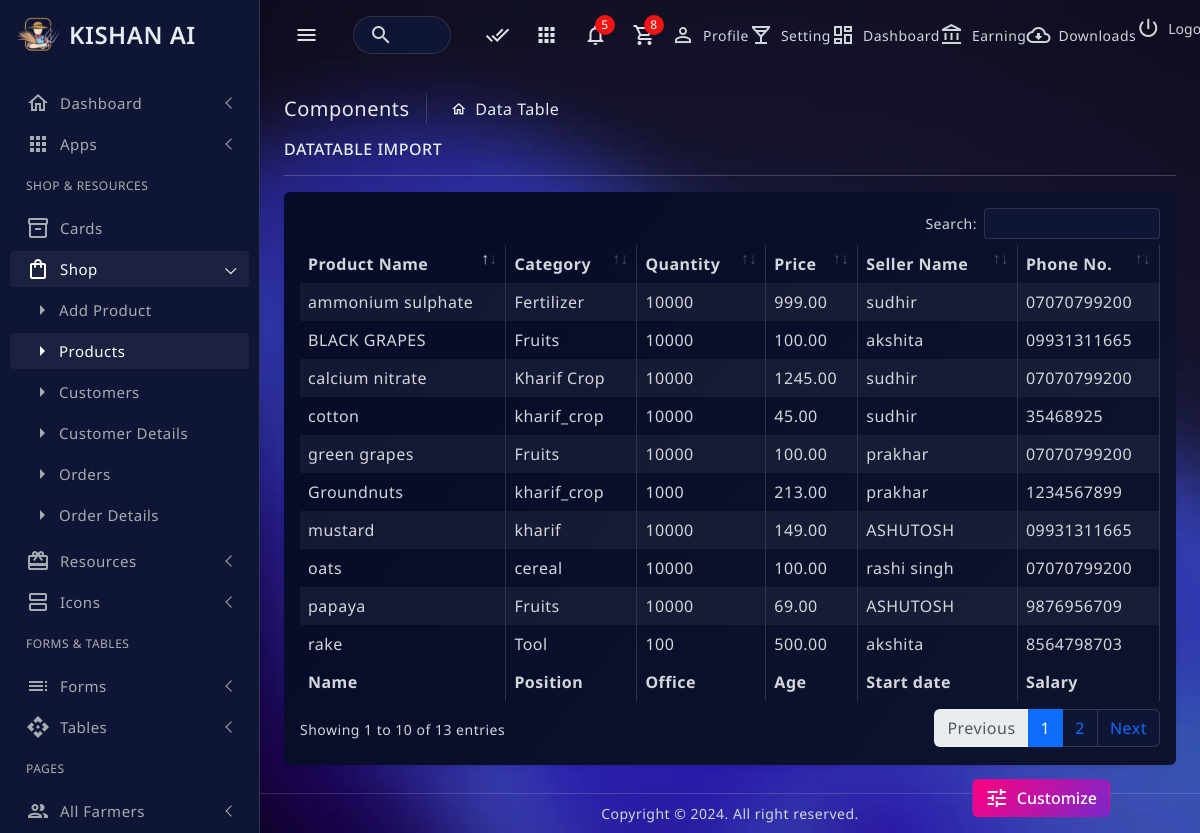
Screenshot of /shop/product_list with the database file from the repository.
### shop/models.py (models this page shows, shortened)
class Product(models.Model):
    title = models.CharField(max_length=255)
    description = models.TextField()
    images = models.ImageField(upload_to='media/product_images/', blank=True, null=True)
    category = models.CharField(max_length=50, choices=CATEGORY_CHOICES)
    quantity = models.PositiveIntegerField(validators=[MinValueValidator(1)])  # Quantity in units
    unit = models.CharField(max_length=10, default='kg')  # Unit like kg, g, etc.
    price_per_unit = models.DecimalField(max_digits=10, decimal_places=2)
    seller_name = models.CharField(max_length=255)
    nationality = models.CharField(max_length=50, choices=NATIONALITY_CHOICES)
    contact_number = models.CharField(max_length=15)
    address = models.TextField()
    email = models.EmailField()
    regular_price = models.DecimalField(max_digits=10, decimal_places=2, blank=True, null=True)
    sale_price = models.DecimalField(max_digits=10, decimal_places=2, blank=True, null=True)
    shipping_type = models.CharField(max_length=50, choices=SHIPPING_CHOICES)
    delivery = models.CharField(max_length=255,default=False)
    selected_state = models.CharField(max_length=255, blank=True, null=True)

### shop/views.py (the view)
# urls.py: path('product_list', views.product_list, name="product_list"),
def product_list(request):
    product_list = Product.objects.all()
    context = {'product_list':product_list}
    return render(request, 'Backend/product_list.html',context)

### templates/Backend/product_list.html (shortened to what this page needs)
{% load static %}
{% include "Backend/header.html"%}
{% include "Backend/TopNavigation.html"%}
{% include "Backend/leftsidebar.html"%}
<body>
  <main class="main-wrapper">
    <div class="main-content">
				<div class="page-breadcrumb d-none d-sm-flex align-items-center mb-3">
					<div class="breadcrumb-title pe-3">Components</div>
					<div class="ps-3">
						<nav aria-label="breadcrumb">
							<ol class="breadcrumb mb-0 p-0">
								<li class="breadcrumb-item active" aria-current="page">Data Table</li>
							</ol>
						</nav>
					</div>
				</div>
				<h6 class="mb-0 text-uppercase">DataTable Import</h6>
				<hr>
				<div class="card">
					<div class="card-body">
						<div class="table-responsive">
							<table id="example2" class="table table-striped table-bordered">
								<thead>
									<tr>
										<th>Product Name</th>
										<th>Category</th>
										<th>Quantity</th>
										<th>Price</th>
										<th>Seller Name</th>
										<th>Phone No.</th>
									</tr>
								</thead>
								<tbody>
									{% for i in product_list %}
									<tr>
										<td>{{ i.title }}</td>
										<td>{{ i.category }}</td>
										<td>{{ i.quantity }}</td>
										<td>{{ i.price_per_unit }}</td>
										<td>{{ i.seller_name }}</td>
										<td>{{ i.contact_number }}</td>
									</tr>
									{% endfor %}
								</tbody>
								<tfoot>
									<tr>
										<th>Name</th>
										<th>Position</th>
										<th>Office</th>
										<th>Age</th>
										<th>Start date</th>
										<th>Salary</th>
									</tr>
								</tfoot>
							</table>
						</div>
					</div>
				</div>
    </div>
  </main>
     <footer class="page-footer">
      <p class="mb-0">Copyright © 2024. All right reserved.</p>
    </footer>
  <button class="btn btn-grd btn-grd-primary position-fixed bottom-0 end-0 m-3 d-flex align-items-center gap-2" type="button" data-bs-toggle="offcanvas" data-bs-target="#staticBackdrop">
    <i class="material-icons-outlined">tune</i>Customize
  </button>
</body>
</html>

### static/assets/Backend/sass/main.css (style rules this page uses)
body { position: relative; font-size: 14px; font-family: "Noto Sans", sans-serif; letter-spacing: 0.5px; background-color: #eff1f3; }
button.btn.btn-grd.btn-grd-primary.position-fixed.bottom-0.end-0.m-3.d-flex.align-items-center.gap-2 { margin-right: 90px !important; }
.main-wrapper { margin-top: 70px; padding-bottom: 20px; margin-left: 260px; transition: ease-out 0.3s; }
.main-wrapper .main-content { padding: 1.5rem; }
.main-wrapper .main-content .breadcrumb-title { font-size: 20px; border-right: 1.5px solid #aaa4a4; }
.main-wrapper .main-content .page-breadcrumb .breadcrumb li.breadcrumb-item { font-size: 16px; }
.main-wrapper .main-content .page-breadcrumb .breadcrumb-item + .breadcrumb-item::before { display: inline-block; padding-right: 0.5rem; font-family: "Material Icons Outlined"; content: "\e88a"; }
.page-footer { display: flex; align-items: center; justify-content: center; background-color: #ffffff; border-top: 1px solid var(--bs-border-color); height: 40px; position: absolute; left: 260px; right: 0; bottom: 0; transition: ease-out 0.3s; }

### static/assets/Backend/sass/blue-theme.css (style rules this page uses)
[data-bs-theme=blue-theme] body { --bs-heading-color: #e6ecf0; --bs-body-color: #d3d7dc; --bs-body-bg: #0f1535; --bs-body-bg-2: #181f4a; --bs-transparent-bg: rgba(255, 255, 255, 0.10); --bs-border-color-translucent: rgba(226, 232, 240, 0.15); --bs-border-color: rgba(255, 255, 255, 0.15); --sticky-header-bg: rgba(255, 255, 255, 0.45); --bs-disabled-bg: #4b5481; --bs-tertiary-bg: #181f4a; --bs-card-bg: #070c29; background-image: url(../assets/images/bg-themes/body-background-1.webp); background-attachment: fixed; background-size: cover; background-repeat: no-repeat; background-color: transparent; color: var(--bs-body-color); background-color: var(--bs-body-bg-2); }
[data-bs-theme=blue-theme] body .card { background-image: linear-gradient(127.09deg, rgba(6, 11, 40, 0.94) 19.41%, rgba(10, 14, 35, 0.49) 76.65%); }
[data-bs-theme=blue-theme] body .page-footer { background-color: transparent; border-top: 1px solid var(--bs-border-color); }
[data-bs-theme=blue-theme] body .page-breadcrumb .breadcrumb-item.active { color: var(--bs-heading-color); }
[data-bs-theme=blue-theme] body .page-breadcrumb .breadcrumb-title { color: var(--bs-heading-color); font-size: 20px; border-right: 1.5px solid; border-color: var(--bs-border-color); }
[data-bs-theme=blue-theme] body .page-breadcrumb .breadcrumb-item + .breadcrumb-item::before { color: #fff; }
.table { --bs-table-color: var(--bs-body-color); --bs-table-bg: var(--bs-table-bg); --bs-table-border-color: var(--bs-border-color); --bs-table-striped-color: var(--bs-body-color); --bs-table-striped-bg: rgba(255, 255, 255, 0.05); --bs-table-active-color: var(--bs-body-color); --bs-table-active-bg: rgba(255, 255, 255, 0.1); --bs-table-hover-color: var(--bs-body-color); --bs-table-hover-bg: rgba(255, 255, 255, 0.075); border-color: var(--bs-table-border-color); }

### rows the page displays
Product: title "cotton", category "kharif_crop", quantity "10000", price_per_unit "45.00", seller_name "sudhir", contact_number "35468925"
Product: title "mustard", category "kharif", quantity "10000", price_per_unit "149.00", seller_name "ASHUTOSH", contact_number "09931311665"
Product: title "Groundnuts", category "kharif_crop", quantity "1000", price_per_unit "213.00", seller_name "prakhar", contact_number "1234567899"
Product: title "rake", category "Tool", quantity "100", price_per_unit "500.00", seller_name "akshita", contact_number "8564798703"
Product: title "ammonium sulphate", category "Fertilizer", quantity "10000", price_per_unit "999.00", seller_name "sudhir", contact_number "07070799200"
Product: title "calcium nitrate", category "Kharif Crop", quantity "10000", price_per_unit "1245.00", seller_name "sudhir", contact_number "07070799200"
Product: title "papaya", category "Fruits", quantity "10000", price_per_unit "69.00", seller_name "ASHUTOSH", contact_number "9876956709"
Product: title "green grapes", category "Fruits", quantity "10000", price_per_unit "100.00", seller_name "prakhar", contact_number "07070799200"
Product: title "BLACK GRAPES", category "Fruits", quantity "10000", price_per_unit "100.00", seller_name "akshita", contact_number "09931311665"
Product: title "oats", category "cereal", quantity "10000", price_per_unit "100.00", seller_name "rashi singh", contact_number "07070799200"
